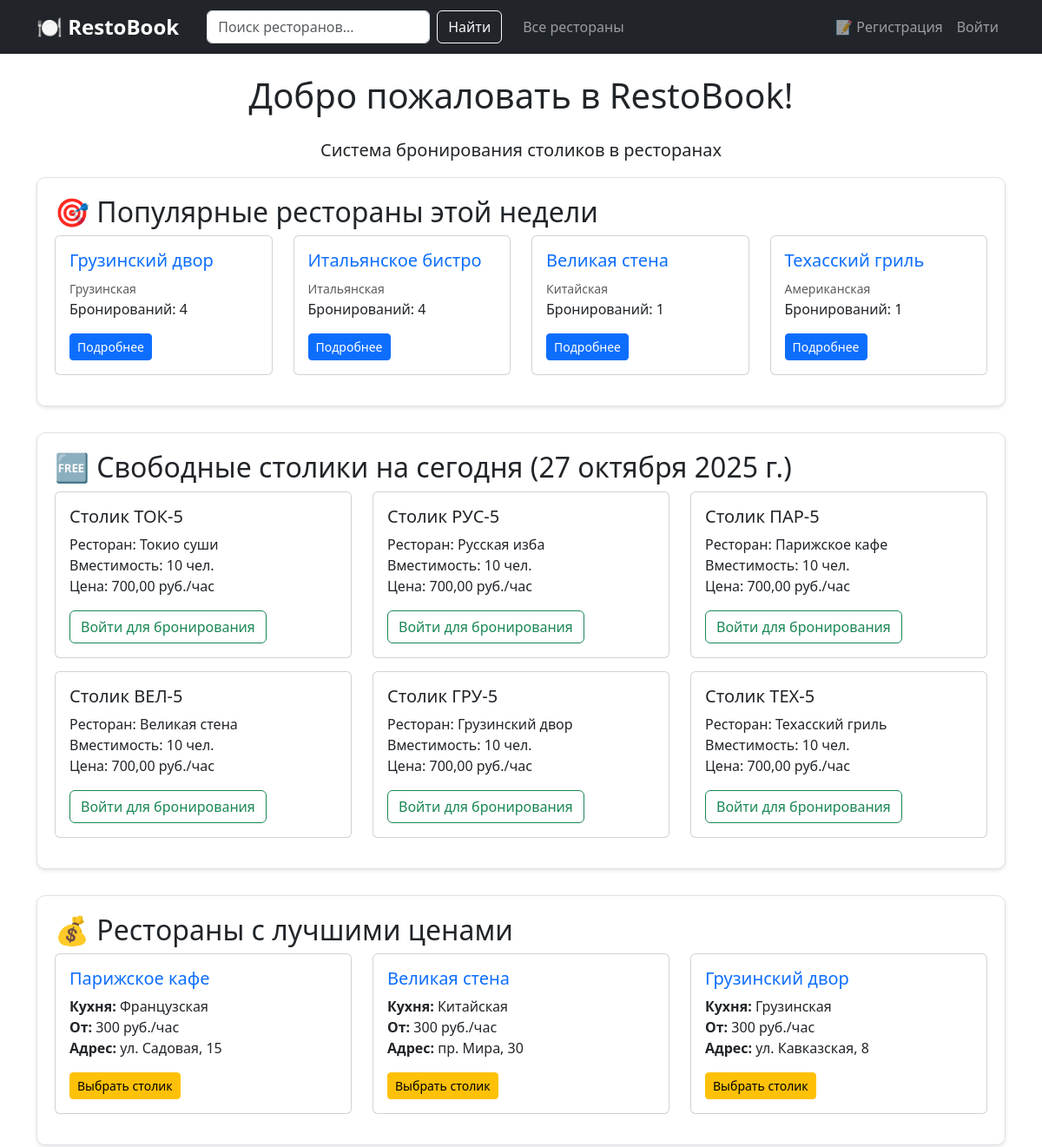
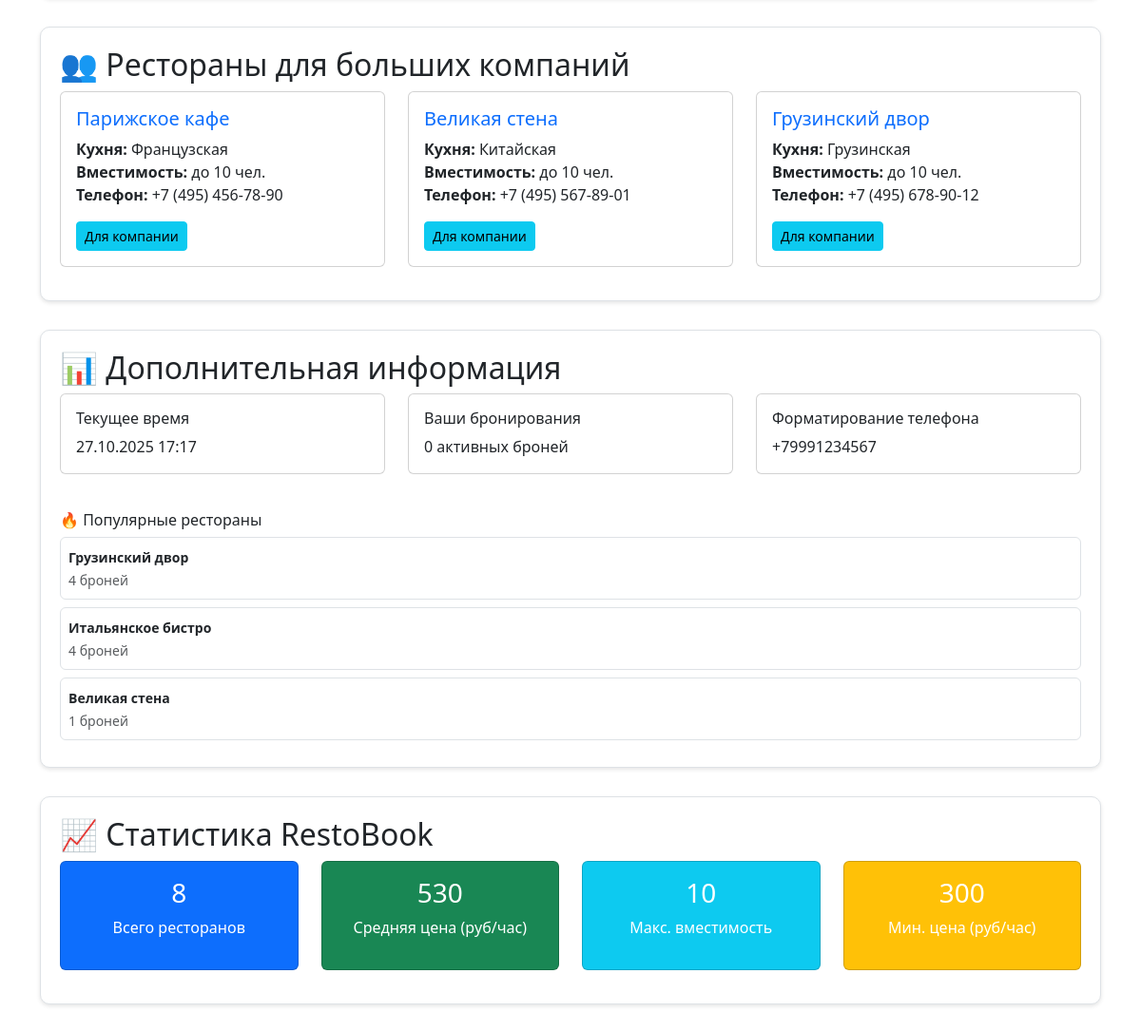
The page / on the database its author committed (2 pictures, top to bottom).
### restaurant/models.py (models this page shows, shortened)
class Restaurant(models.Model):
    CUISINE_TYPES = [
        ('italian', _('Итальянская')),
        ('japanese', _('Японская')),
        ('russian', _('Русская')),
        ('french', _('Французская')),
        ('chinese', _('Китайская')),
        ('georgian', _('Грузинская')),
        ('american', _('Американская')),
    ]
    name = models.CharField(max_length=100, verbose_name=_('название'))
    description = models.TextField(verbose_name=_('описание'))
    address = models.TextField(verbose_name=_('адрес'))
    phone = models.CharField(max_length=20, verbose_name=_('телефон'))
    cuisine_type = models.CharField(max_length=50, choices=CUISINE_TYPES, verbose_name=_('тип кухни'))
    opening_hours = models.CharField(max_length=100, default='10:00-22:00', verbose_name=_('часы работы'))
    image = models.ImageField(upload_to='restaurants/%Y/%m/%d/', blank=True, null=True, verbose_name=_('изображение'))
    website = models.URLField(blank=True, verbose_name=_('веб-сайт'))
    created_by = models.ForeignKey(User, on_delete=models.SET_NULL, null=True, blank=True, verbose_name=_('создатель'))
    created_at = models.DateTimeField(default=timezone.now, verbose_name=_('дата создания'))
    tags = models.ManyToManyField(Tag, blank=True, related_name='restaurants', verbose_name=_('теги'))
    history = HistoricalRecords()
    class Meta:
        verbose_name = _('ресторан')
        verbose_name_plural = _('рестораны')
        ordering = ['name']

class Table(models.Model):
    restaurant = models.ForeignKey(Restaurant, on_delete=models.CASCADE, related_name='tables')
    table_number = models.CharField(max_length=10, verbose_name=_('номер столика'))
    capacity = models.IntegerField(verbose_name=_('вместимость'))
    price_per_hour = models.DecimalField(max_digits=8, decimal_places=2, default=500.00, verbose_name=_('цена за час'))
    objects = models.Manager()
    available = AvailableTableManager()
    history = HistoricalRecords()
    class Meta:
        verbose_name = _('столик')
        verbose_name_plural = _('столики')
        ordering = ['table_number']

### restaurant/views.py (the view, shortened to what this page needs)
# urls.py: path('', views.home, name='home'),
def home(request):
    today = date.today()
    recently_viewed = request.session.get('recently_viewed_restaurants', [])
    recent_restaurants = Restaurant.objects.filter(id__in=recently_viewed)
    week_ago = today - timedelta(days=7)
    popular_restaurants = Restaurant.objects.annotate(
        reservation_count=Count('tables__reservations',
                              filter=Q(tables__reservations__reservation_date__gte=week_ago))
    ).filter(reservation_count__gt=0).order_by('-reservation_count')[:4]
    available_tables = Table.available.select_related('restaurant').order_by('-capacity')[:6]
    affordable_restaurants = Restaurant.objects.annotate(
        min_price=Min('tables__price_per_hour')
    ).filter(min_price__isnull=False).order_by('min_price')[:3]
    large_tables_restaurants = Restaurant.objects.annotate(
        max_capacity=Max('tables__capacity')
    ).filter(max_capacity__gte=6).order_by('-max_capacity')[:3]
    cuisine_stats = Restaurant.objects.values('cuisine_type').annotate(
        count=Count('id')
    )
    restaurant_ids = Restaurant.objects.values_list('id', flat=True)[:10]
    stats = {
        'total_restaurants': Restaurant.objects.count(),
        'has_restaurants': Restaurant.objects.exists(),
        'avg_table_price': Table.objects.aggregate(avg_price=Avg('price_per_hour'))['avg_price'] or 0,
        'max_capacity': Table.objects.aggregate(max_cap=Max('capacity'))['max_cap'] or 0,
        'min_price': Table.objects.aggregate(min_pr=Min('price_per_hour'))['min_pr'] or 0,
    }
    search_results = None
    search_query = ""
    context = {
        'popular_restaurants': popular_restaurants,
        'available_tables': available_tables,
        'affordable_restaurants': affordable_restaurants,
        'large_tables_restaurants': large_tables_restaurants,
        'stats': stats,
        'search_results': search_results,
        'search_query': search_query,
        'today': today,
        'recent_restaurants': recent_restaurants,
        'cuisine_stats': cuisine_stats,
    }
    return render(request, 'restaurant/home.html', context)

### restaurant/models.py (called while the page is built)
    def get_queryset(self):
        today = timezone.now().date()
        return super().get_queryset().exclude(
            reservations__reservation_date=today,
            reservations__status__in=['confirmed', 'pending']
        )

### restaurant/templatetags/restaurant_extras.py (called while the page is built)
@register.simple_tag
def current_time(format_string):
    return timezone.now().strftime(format_string)

@register.simple_tag(takes_context=True)
def user_reservation_count(context):
    request = context['request']
    if request.user.is_authenticated:
        return Reservation.objects.filter(user=request.user).count()
    return 0

@register.inclusion_tag('restaurant/popular_restaurants.html')
def show_popular_restaurants(count=5):
    week_ago = timezone.now().date() - timezone.timedelta(days=7)
    restaurants = Restaurant.objects.annotate(
        reservation_count=Count('tables__reservations',
                              filter=Q(tables__reservations__reservation_date__gte=week_ago))
    ).filter(reservation_count__gt=0).order_by('-reservation_count')[:count]
    return {'restaurants': restaurants}

@register.filter
def format_phone(value):
    if value and len(value) == 11 and value.isdigit():
        return f"+7 ({value[1:4]}) {value[4:7]}-{value[7:9]}-{value[9:]}"
    return value

### templates/restaurant/home.html (shortened to what this page needs)
<!DOCTYPE html>
{% load restaurant_extras %}
<html lang="ru">
<head>
    <link href="https://cdn.jsdelivr.net/npm/bootstrap@5.3.0/dist/css/bootstrap.min.css" rel="stylesheet">
</head>
<body>
    <nav class="navbar navbar-expand-lg navbar-dark bg-dark">
        <div class="container">
            <a class="navbar-brand" href="/">🍽 RestoBook</a>
            <form class="d-flex mx-3" method="GET" action="{% url 'search_restaurants' %}">
                <input class="form-control me-2" type="search" name="q" placeholder="Поиск ресторанов..." aria-label="Search">
                <button class="btn btn-outline-light" type="submit">Найти</button>
            </form>
            <div class="navbar-nav">
                <a class="nav-link" href="{% url 'all_restaurants' %}">Все рестораны</a>
            </div>
            <div class="navbar-nav ms-auto">
                {% if user.is_authenticated %}
                    <a class="nav-link" href="{% url 'user_reservations' %}">📅 Мои бронирования</a>
                    <span class="navbar-text me-3">Привет, {{ user.username }}!</span>
                    <a class="nav-link" href="{% url 'logout' %}">Выйти</a>
                {% else %}
                    <a class="nav-link" href="{% url 'register' %}">📝 Регистрация</a>
                    <a class="nav-link" href="{% url 'login' %}">Войти</a>
                {% endif %}
            </div>
        </div>
    </nav>
    <div class="container mt-4">
        <div class="row">
            <div class="col-12">
                <h1 class="text-center mb-4">Добро пожаловать в RestoBook!</h1>
                <p class="text-center lead">Система бронирования столиков в ресторанах</p>
            </div>
        </div>
        <div class="widget">
            <h2>🎯 Популярные рестораны этой недели</h2>
            <div class="row">
                {% for restaurant in popular_restaurants %}
                <div class="col-md-3">
                    <div class="card">
                        <div class="card-body">
                            <h5 class="card-title">
                                <a href="{% url 'restaurant_detail' restaurant.id %}" class="text-decoration-none">{{ restaurant.name }}</a>
                            </h5>
                            <p class="card-text">
                                <small class="text-muted">{{ restaurant.get_cuisine_type_display }}</small><br>
                                Бронирований: {{ restaurant.reservation_count }}
                            </p>
                            <a href="{% url 'restaurant_detail' restaurant.id %}" class="btn btn-primary btn-sm">Подробнее</a>
                        </div>
                    </div>
                </div>
                {% empty %}
                <div class="col-12">
                    <p class="text-muted">Пока нет данных о популярных ресторанах</p>
                </div>
                {% endfor %}
            </div>
        </div>
        <div class="widget">
            <h2>🆓 Свободные столики на сегодня ({{ today }})</h2>
            <div class="row">
                {% for table in available_tables %}
                <div class="col-md-4">
                    <div class="card">
                        <div class="card-body">
                            <h5 class="card-title">Столик {{ table.table_number }}</h5>
                            <p class="card-text">
                                Ресторан: {{ table.restaurant.name }}<br>
                                Вместимость: {{ table.capacity }} чел.<br>
                                Цена: {{ table.price_per_hour }} руб./час
                            </p>
                            {% if user.is_authenticated %}
                                <a href="{% url 'make_reservation' table.id %}" class="btn btn-success">Забронировать</a>
                            {% else %}
                                <a href="{% url 'login' %}?next={{ request.path }}" class="btn btn-outline-success">Войти для бронирования</a>
                            {% endif %}
                        </div>
                    </div>
                </div>
                {% empty %}
                <div class="col-12">
                    <p class="text-muted">На сегодня все столики заняты</p>
                </div>
                {% endfor %}
            </div>
        </div>
        <div class="widget">
            <h2>💰 Рестораны с лучшими ценами</h2>
            <div class="row">
                {% for restaurant in affordable_restaurants %}
                <div class="col-md-4">
                    <div class="card">
                        <div class="card-body">
                            <h5 class="card-title">
                                <a href="{% url 'restaurant_detail' restaurant.id %}" class="text-decoration-none">{{ restaurant.name }}</a>
                            </h5>
                            <p class="card-text">
                                <strong>Кухня:</strong> {{ restaurant.get_cuisine_type_display }}<br>
                                <strong>От:</strong> {{ restaurant.min_price }} руб./час<br>
                                <strong>Адрес:</strong> {{ restaurant.address }}
                            </p>
                            <a href="{% url 'restaurant_detail' restaurant.id %}" class="btn btn-warning btn-sm">Выбрать столик</a>
                        </div>
                    </div>
                </div>
                {% empty %}
                <div class="col-12">
                    <p class="text-muted">Нет данных о ресторанах</p>
                </div>
                {% endfor %}
            </div>
        </div>
        <div class="widget">
            <h2>👥 Рестораны для больших компаний</h2>
            <div class="row">
                {% for restaurant in large_tables_restaurants %}
                <div class="col-md-4">
                    <div class="card">
                        <div class="card-body">
                            <h5 class="card-title">
                                <a href="{% url 'restaurant_detail' restaurant.id %}" class="text-decoration-none">{{ restaurant.name }}</a>
                            </h5>
                            <p class="card-text">
                                <strong>Кухня:</strong> {{ restaurant.get_cuisine_type_display }}<br>
                                <strong>Вместимость:</strong> до {{ restaurant.max_capacity }} чел.<br>
                                <strong>Телефон:</strong> {{ restaurant.phone }}
                            </p>
                            <a href="{% url 'restaurant_detail' restaurant.id %}" class="btn btn-info btn-sm">Для компании</a>
                        </div>
                    </div>
                </div>
                {% empty %}
                <div class="col-12">
                    <p class="text-muted">Нет ресторанов с большими столиками</p>
                </div>
                {% endfor %}
            </div>
        </div>
<div class="widget">
    <h2>📊 Дополнительная информация</h2>
    <div class="row">
        <div class="col-md-4">
            <div class="card">
                <div class="card-body">
                    <h6>Текущее время</h6>
                    <p class="card-text">{% current_time "%d.%m.%Y %H:%M" %}</p>
                </div>
            </div>
        </div>
        <div class="col-md-4">
            <div class="card">
                <div class="card-body">
                    <h6>Ваши бронирования</h6>
                    <p class="card-text">{% user_reservation_count %} активных броней</p>
                </div>
            </div>
        </div>
        <div class="col-md-4">
            <div class="card">
                <div class="card-body">
                    <h6>Форматирование телефона</h6>
                    <p class="card-text">{{ "+79991234567"|format_phone }}</p>
                </div>
            </div>
        </div>
    </div>
    <div class="mt-4">
        {% show_popular_restaurants 3 %}
    </div>
</div>
        <div class="widget">
            <h2>📈 Статистика RestoBook</h2>
            <div class="row text-center">
                <div class="col-md-3">
                    <div class="card bg-primary text-white">
                        <div class="card-body">
                            <h3>{{ stats.total_restaurants }}</h3>
                            <p>Всего ресторанов</p>
                        </div>
                    </div>
                </div>
                <div class="col-md-3">
                    <div class="card bg-success text-white">
                        <div class="card-body">
                            <h3>{{ stats.avg_table_price|floatformat:0 }}</h3>
                            <p>Средняя цена (руб/час)</p>
                        </div>
                    </div>
                </div>
                <div class="col-md-3">
                    <div class="card bg-info text-white">
                        <div class="card-body">
                            <h3>{{ stats.max_capacity }}</h3>
                            <p>Макс. вместимость</p>
                        </div>
                    </div>
                </div>
                <div class="col-md-3">
                    <div class="card bg-warning text-white">
                        <div class="card-body">
                            <h3>{{ stats.min_price }}</h3>
                            <p>Мин. цена (руб/час)</p>
                        </div>
                    </div>
                </div>
            </div>
        </div>
    </div>
</body>
</html>

### templates/restaurant/popular_restaurants.html
<div class="popular-restaurants-widget">
    <h6>🔥 Популярные рестораны</h6>
    {% for restaurant in restaurants %}
    <div class="popular-item mb-2 p-2 border rounded">
        <small>
            <strong>{{ restaurant.name }}</strong><br>
            <span class="text-muted">{{ restaurant.reservation_count }} броней</span>
        </small>
    </div>
    {% empty %}
    <small class="text-muted">Нет данных о популярности</small>
    {% endfor %}
</div>

### templates/restaurant/home.html (style rules this page uses)
.widget { border: 1px solid #dee2e6; border-radius: 10px; padding: 20px; margin-bottom: 30px; background: white; box-shadow: 0 2px 4px rgba(0,0,0,0.1); }
.card { transition: transform 0.2s; margin-bottom: 15px; }
.navbar-brand { font-weight: bold; font-size: 1.5rem; }

### rows shown on the page
Restaurant: name "Грузинский двор", cuisine_type "Грузинская", reservation_count "4", min_price "300", address "ул. Кавказская, 8", max_capacity "10", phone "+7 (495) 678-90-12"
Restaurant: name "Итальянское бистро", cuisine_type "Итальянская", reservation_count "4"
Restaurant: name "Великая стена", cuisine_type "Китайская", reservation_count "1", min_price "300", address "пр. Мира, 30", max_capacity "10", phone "+7 (495) 567-89-01"
Restaurant: name "Техасский гриль", cuisine_type "Американская", reservation_count "1"
Table: table_number "ТОК-5", restaurant.name "Токио суши", capacity "10", price_per_hour "700,00"
Table: table_number "РУС-5", restaurant.name "Русская изба", capacity "10", price_per_hour "700,00"
Table: table_number "ПАР-5", restaurant.name "Парижское кафе", capacity "10", price_per_hour "700,00"
Table: table_number "ВЕЛ-5", restaurant.name "Великая стена", capacity "10", price_per_hour "700,00"
Table: table_number "ГРУ-5", restaurant.name "Грузинский двор", capacity "10", price_per_hour "700,00"
Table: table_number "ТЕХ-5", restaurant.name "Техасский гриль", capacity "10", price_per_hour "700,00"
Restaurant: name "Парижское кафе", cuisine_type "Французская", min_price "300", address "ул. Садовая, 15", max_capacity "10", phone "+7 (495) 456-78-90"

### other values the page prints
{{ "+79991234567"|format_phone }} "+79991234567"
{{ stats.total_restaurants }} "8"
{{ stats.avg_table_price|floatformat:0 }} "530"
{{ stats.max_capacity }} "10"
{{ stats.min_price }} "300"
